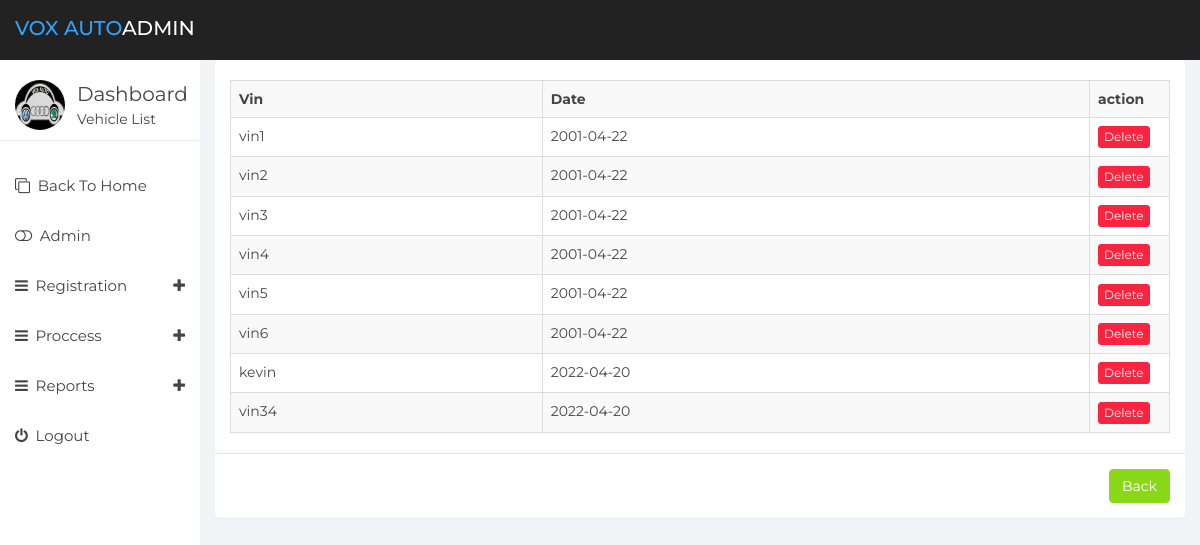
/vehicle-list.php (signed in), run on the app's committed database.
### tables this page shows
CREATE TABLE `vehicle` (
  `vvid` int(11) NOT NULL,
  `vin` varchar(40) NOT NULL,
  `rego` varchar(40) NOT NULL,
  `make` varchar(40) NOT NULL,
  `model` varchar(40) NOT NULL,
  `eng` varchar(40) NOT NULL,
  `gear` varchar(40) NOT NULL,
  `paint` varchar(40) NOT NULL,
  `created_date` date NOT NULL
);

### vehicle-list.php (the view, shortened to what this page needs)
<!DOCTYPE html>
<html>
<head>
	<link href="css/bootstrap.min.css" rel="stylesheet">
	<link href="css/font-awesome.min.css" rel="stylesheet">
	<link href="css/datepicker3.css" rel="stylesheet">
	<link href="css/styles.css" rel="stylesheet">
</head>
<body>
<nav class="navbar navbar-custom navbar-fixed-top" role="navigation">
		<div class="container-fluid">
			<div class="navbar-header">
				<a class="navbar-brand" href="#"><span>Vox Auto</span>Admin</a>
			</div>
		</div>
	</nav>
	<div id="sidebar-collapse" class="col-sm-3 col-lg-2 sidebar">
		<div class="profile-sidebar">
			<div class="profile-userpic">
				<img src="images/logo.jpeg" class="img-responsive" alt="">
			</div>
			<div class="profile-usertitle">
				<div  class="profile-usertitle-name">Dashboard</div>
				<div class="profile-usertitle-info">Vehicle List</div>
			</div>
		</div>
		<ul class="nav menu">
			<li><a href="index.php"><em class="fa fa-clone">&nbsp;</em> Back To Home</a></li>
			<li><a href="admin.php"><em class="fa fa-toggle-off">&nbsp;</em> Admin</a></li>
			<li class="parent "><a data-toggle="collapse" href="#sub-item-1">
				<em class="fa fa-navicon">&nbsp;</em> Registration <span data-toggle="collapse" href="#sub-item-1" class="icon pull-right"><em class="fa fa-plus"></em></span>
				</a>
			</li>
			<li class="parent "><a data-toggle="collapse" href="#sub-item-2">
				<em class="fa fa-navicon">&nbsp;</em> Proccess <span data-toggle="collapse" href="#sub-item-2" class="icon pull-right"><em class="fa fa-plus"></em></span>
				</a>
			</li>
			<li class="parent "><a data-toggle="collapse" href="#sub-item-3">
				<em class="fa fa-navicon">&nbsp;</em> Reports <span data-toggle="collapse" href="#sub-item-3" class="icon pull-right"><em class="fa fa-plus"></em></span>
				</a>
			</li>
			<li><a href="logout.php"><em class="fa fa-power-off">&nbsp;</em> Logout</a></li>
		</ul>
	</div>
	<div class="col-sm-9 col-sm-offset-3 col-lg-10 col-lg-offset-2 main">
        <?php
include 'db.php';
    $sql_query ="SELECT * FROM vehicle";
    $get_result = mysqli_query($con,$sql_query);
        if(!empty($get_result)) {
        ?>
<div class="panel panel-container">
<div class="row">
   <div class="col-lg-12">
		<div class="col-lg-12">
            <div id="name-list" style="cursor:pointer;">
				<div class="table-responsive">
                <table class="table table-striped table-bordered">
                   <tr>
                       <th>Vin</th>
                       <th>Date</th>
                       <th>action</th>
                   </tr>
                <?php
                while($name_val = mysqli_fetch_array($get_result,MYSQLI_ASSOC))
				{
                ?>
                   <tr class="delete_mem<?php echo $name_val["vvid"]; ?>">
                       <td ><?php echo $name_val["vin"]; ?></td>
                       <td ><?php echo $name_val["created_date"]; ?></td>
                       <td width="80">
                       <a class="btn btn-xs btn-danger" id="<?php echo $name_val["vvid"]; ?>">Delete</a>
                      </td>
                   </tr>
                <?php
				}
				?>
         </table>
			</div>
         </div>
     </div>
   </div>
 </div>
        <div class="modal-footer">
       <a type="button" onClick="" data-dismiss=""class="btn btn-success" href="vehicle.php" id=""> Back</a>
       </div>
            </div>
        <?php }
?>
	 </div>
</body>
</html>

### css/styles.css (style rules this page uses)
body { background: #f1f4f7; padding-top: 60px; font-size: 14px; color: #444444; font-family: "Montserrat", "Helvetica Neue", Helvetica, Arial, sans-serif; }
a, a:hover, a:focus { color: #30a5ff; }
.navbar-custom { background: #222; height: 60px; }
.navbar-header .navbar-brand { color: #fff; font-size: 20px; text-transform: uppercase; font-weight: 500; height: 60px; padding-top: 18px; }
.navbar-header .navbar-brand span { color: #30a5ff; }
.btn-success, .btn-success:hover, .btn-success:focus, .btn-success:active, .btn-success.active, .open > .dropdown-toggle.btn-success, .btn-success.disabled, .btn-success[disabled], fieldset[disabled] .btn-success, .btn-success.disabled:hover, .btn-success[disabled]:hover, fieldset[disabled] .btn-success:hover, .btn-success.disabled:focus, .btn-success[disabled]:focus, fieldset[disabled] .btn-success:focus, .btn-success.disabled:active, .btn-success[disabled]:active, fieldset[disabled] .btn-success:active, .btn-success.disabled.active, .btn-success[disabled].active, fieldset[disabled] .btn-success.active { background-color: #8ad919; border-color: #8ad919; }
.btn-danger, .btn-danger:hover, .btn-danger:focus, .btn-danger:active, .btn-danger.active, .open > .dropdown-toggle.btn-danger, .btn-danger.disabled, .btn-danger[disabled], fieldset[disabled] .btn-danger, .btn-danger.disabled:hover, .btn-danger[disabled]:hover, fieldset[disabled] .btn-danger:hover, .btn-danger.disabled:focus, .btn-danger[disabled]:focus, fieldset[disabled] .btn-danger:focus, .btn-danger.disabled:active, .btn-danger[disabled]:active, fieldset[disabled] .btn-danger:active, .btn-danger.disabled.active, .btn-danger[disabled].active, fieldset[disabled] .btn-danger.active { background-color: #f9243f; border-color: #f9243f; }
.panel { border: 0; }
.panel-container { padding-top: 20px; }
.navbar { border: 0; }
.sidebar { display: block; padding: 0; display: none; box-shadow: none; background: #fff; }
.sidebar ul { margin: 20px 0px; }
@media (min-width: 768px) { .sidebar { display: block; position: fixed; top: 60px; bottom: 0; left: 0; z-index: 1000; display: block; margin: 0; padding: 0; overflow-x: hidden; overflow-y: auto; } }
@media (min-width: 768px) { .navbar-header { width: 100%; } }
.sidebar ul.nav li a { height: 50px; font-size: 15px; line-height: 2em; color: #444444; }
.profile-sidebar { padding: 10px 0; border-bottom: 1px solid #e9ecf2; }
.profile-userpic img { float: left; margin: 10px 0px 0px 15px; width: 50px; height: 50px; border-radius: 9999px !important; }
.profile-usertitle { float: left; text-align: left; margin: 10px 0 0 12px; }
.profile-usertitle-name { font-size: 20px; margin-bottom: 0px; }
.table { background: #fff; }

### data on the page
vehicle: vin "vin1", created_date "2001-04-22"
vehicle: vin "vin2", created_date "2001-04-22"
vehicle: vin "vin3", created_date "2001-04-22"
vehicle: vin "vin4", created_date "2001-04-22"
vehicle: vin "vin5", created_date "2001-04-22"
vehicle: vin "vin6", created_date "2001-04-22"
vehicle: vin "kevin", created_date "2022-04-20"
vehicle: vin "vin34", created_date "2022-04-20"
